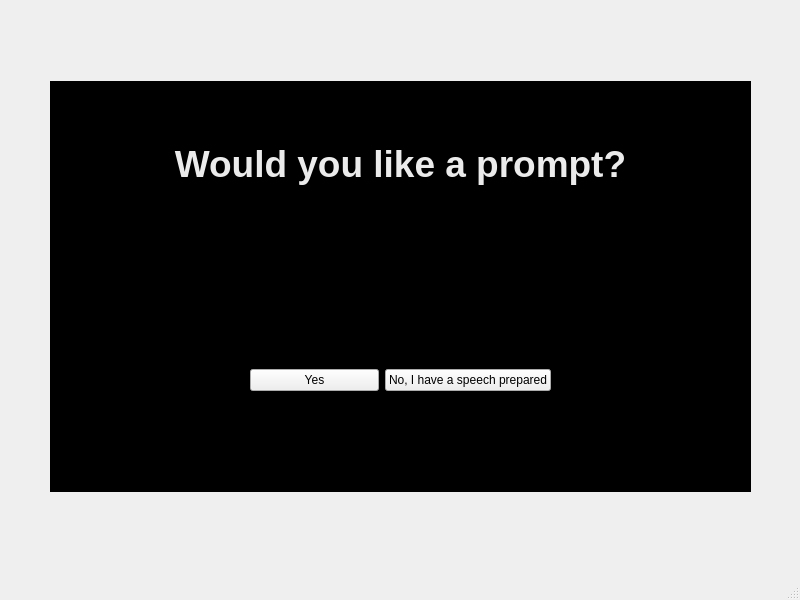
<?xml version="1.0" encoding="UTF-8"?>
<ui version="4.0">
 <class>PubSpeakingPrompt</class>
 <widget class="QMainWindow" name="PubSpeakingPrompt">
  <property name="geometry">
   <rect>
    <x>0</x>
    <y>0</y>
    <width>800</width>
    <height>600</height>
   </rect>
  </property>
  <property name="windowTitle">
   <string>MainWindow</string>
  </property>
  <widget class="QWidget" name="centralwidget">
   <widget class="QTextBrowser" name="textBrowser">
    <property name="geometry">
     <rect>
      <x>50</x>
      <y>81</y>
      <width>701</width>
      <height>411</height>
     </rect>
    </property>
    <property name="styleSheet">
     <string notr="true">
    background-color: rgb(0, 0, 0);
</string>
    </property>
    <property name="html">
     <string>&lt;!DOCTYPE HTML PUBLIC &quot;-//W3C//DTD HTML 4.0//EN&quot; &quot;http://www.w3.org/TR/REC-html40/strict.dtd&quot;&gt;
&lt;html&gt;&lt;head&gt;&lt;meta name=&quot;qrichtext&quot; content=&quot;1&quot; /&gt;&lt;meta charset=&quot;utf-8&quot; /&gt;&lt;style type=&quot;text/css&quot;&gt;
p, li { white-space: pre-wrap; }
&lt;/style&gt;&lt;/head&gt;&lt;body style=&quot; font-family:'Segoe UI'; font-size:9pt; font-weight:400; font-style:normal;&quot;&gt;
&lt;p align=&quot;center&quot; style=&quot;-qt-paragraph-type:empty; margin-top:0px; margin-bottom:0px; margin-left:0px; margin-right:0px; -qt-block-indent:0; text-indent:0px;&quot;&gt;&lt;br /&gt;&lt;/p&gt;
&lt;p align=&quot;center&quot; style=&quot;-qt-paragraph-type:empty; margin-top:0px; margin-bottom:0px; margin-left:0px; margin-right:0px; -qt-block-indent:0; text-indent:0px; font-size:28pt; font-weight:700; color:#283643;&quot;&gt;&lt;br /&gt;&lt;/p&gt;
&lt;p align=&quot;center&quot; style=&quot; margin-top:0px; margin-bottom:0px; margin-left:0px; margin-right:0px; -qt-block-indent:0; text-indent:0px;&quot;&gt;&lt;span style=&quot; font-size:28pt; font-weight:700; color:#ebebeb;&quot;&gt;Would you like a prompt?&lt;/span&gt;&lt;/p&gt;&lt;/body&gt;&lt;/html&gt;</string>
    </property>
   </widget>
   <widget class="QWidget" name="horizontalLayoutWidget">
    <property name="geometry">
     <rect>
      <x>250</x>
      <y>340</y>
      <width>301</width>
      <height>80</height>
     </rect>
    </property>
    <layout class="QHBoxLayout" name="horizontalLayout">
     <item>
      <widget class="QPushButton" name="pushButton_2">
       <property name="text">
        <string>Yes</string>
       </property>
      </widget>
     </item>
     <item>
      <widget class="QPushButton" name="pushButtonNo">
       <property name="text">
        <string>No, I have a speech prepared</string>
       </property>
      </widget>
     </item>
    </layout>
   </widget>
  </widget>
  <widget class="QMenuBar" name="menubar">
   <property name="geometry">
    <rect>
     <x>0</x>
     <y>0</y>
     <width>800</width>
     <height>25</height>
    </rect>
   </property>
  </widget>
  <widget class="QStatusBar" name="statusbar"/>
 </widget>
 <resources/>
 <connections/>
</ui>
